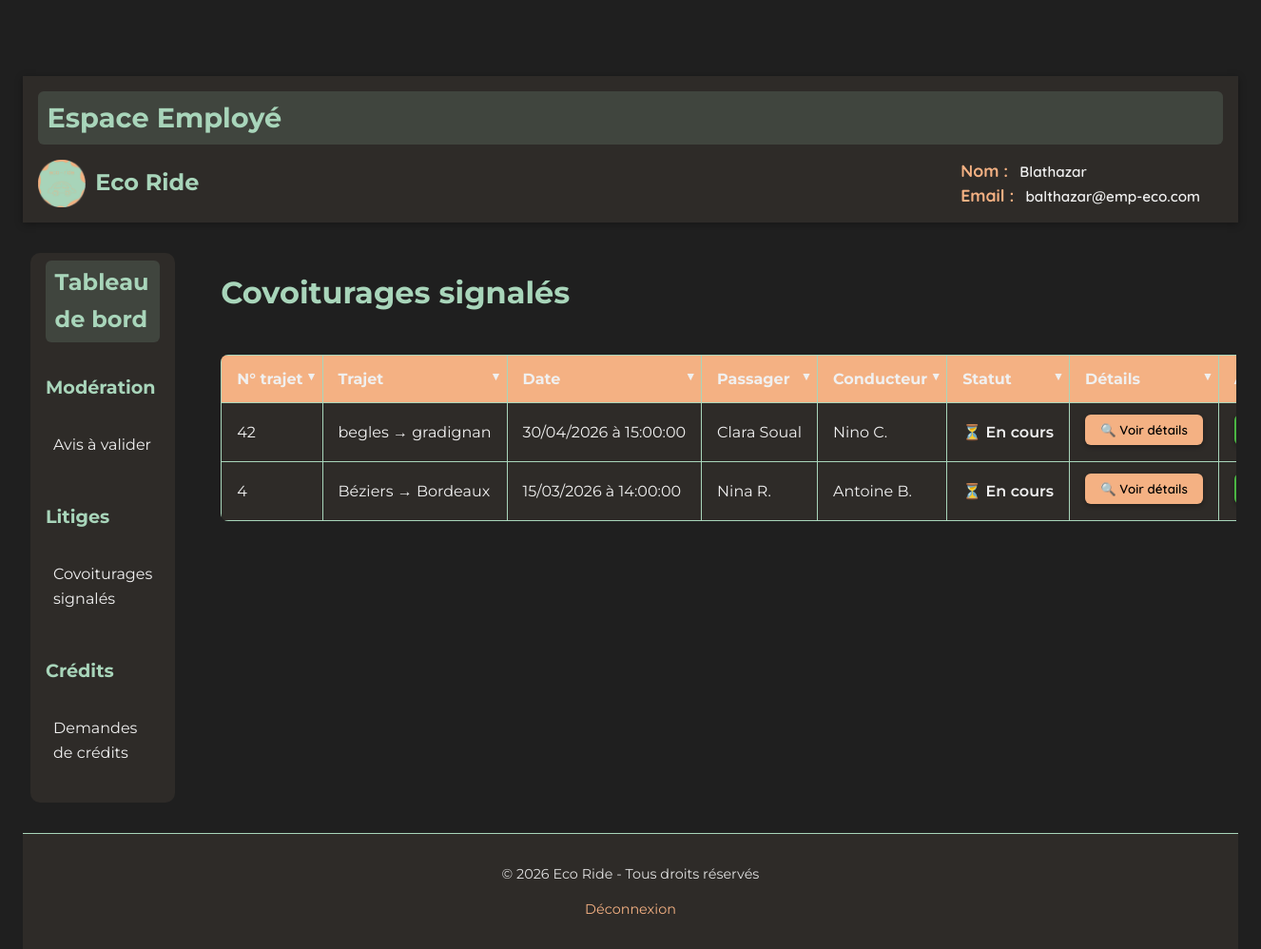
The app's page /PROJET/EMPLOYE/EMP-litiges.php (signed in) with its own data.
### tables this page shows
CREATE TABLE `signalements` (
  `id` int(11) NOT NULL,
  `id_trajet` int(11) DEFAULT NULL,
  `id_utilisateur` int(11) DEFAULT NULL,
  `motif` text DEFAULT NULL,
  `date_creation` datetime DEFAULT current_timestamp(),
  `statut` enum('en_cours','resolu_credits_verses','resolu_credits_bloques') DEFAULT 'en_cours',
  `note_employe` text DEFAULT NULL
);

CREATE TABLE `trajets` (
  `id` int(11) NOT NULL,
  `id_conducteur` int(11) NOT NULL,
  `depart` varchar(255) NOT NULL,
  `arrivee` varchar(255) NOT NULL,
  `etapes` text DEFAULT NULL,
  `commentaire` text DEFAULT NULL,
  `date_depart` date NOT NULL,
  `heure_depart` time NOT NULL,
  `heure_arrivee` time DEFAULT NULL,
  `vehicule_id` int(11) DEFAULT NULL,
  `places_disponibles` int(11) DEFAULT 1,
  `prix` int(11) NOT NULL DEFAULT 2,
  `statut` enum('publie','complet','annule','termine','en_cours') DEFAULT 'publie'
);

CREATE TABLE `utilisateurs` (
  `id` int(11) NOT NULL,
  `nom` varchar(100) NOT NULL,
  `prenom` varchar(100) NOT NULL,
  `email` varchar(150) DEFAULT NULL,
  `mot_de_passe` varchar(255) NOT NULL,
  `role` enum('passager','conducteur','passager-conducteur') NOT NULL,
  `date_naissance` date DEFAULT NULL,
  `bio` text DEFAULT NULL,
  `credits` int(11) DEFAULT 0,
  `date_inscription` datetime DEFAULT current_timestamp(),
  `photo` varchar(255) DEFAULT 'default.jpg',
  `driver_completed` tinyint(1) DEFAULT 0,
  `profile_completed` tinyint(1) DEFAULT 0,
  `suspendu` tinyint(1) NOT NULL DEFAULT 0
);

### PROJET/EMPLOYE/EMP-litiges.php (the view, shortened to what this page needs)
<?php
require_once('../PHP/connexion.php');
$stmt = $bdd->prepare("
    SELECT
        s.id AS id_signalement,
        s.motif,
        s.statut AS statut_signalement,
        s.note_employe,
        t.id AS id_trajet,
        t.depart,
        t.arrivee,
        t.date_depart,
        t.heure_depart,
        u_passager.prenom AS prenom_passager,
        u_passager.nom AS nom_passager,
        u_passager.email AS email_passager,
        u_conducteur.prenom AS prenom_conducteur,
        u_conducteur.nom AS nom_conducteur,
        u_conducteur.email AS email_conducteur
    FROM signalements s
    JOIN trajets t ON t.id = s.id_trajet
    JOIN utilisateurs u_passager ON u_passager.id = s.id_utilisateur
    JOIN utilisateurs u_conducteur ON u_conducteur.id = t.id_conducteur
    ORDER BY s.date_creation DESC
");
$stmt->execute();
$litiges = $stmt->fetchAll(PDO::FETCH_ASSOC);
?>
<!DOCTYPE html>
<html lang="fr">
<head>
    <link rel="stylesheet" href="../CSS/style_global.css">
    <link rel="stylesheet" href="../CSS/CSS EMPLOYE/EMP-litiges.css">
</head>
<body>
<?php include('../COMPONENTS/COMP-header-employe.php'); ?>
<main>
    <section class="reviews-moderation">
        <h2>Covoiturages signalés</h2>
        <?php if (empty($litiges)): ?>
            <p>Aucun litige. ✅</p>
        <?php else: ?>
        <div class="table-container">
        <table>
            <thead>
                <tr>
                    <th>N° trajet</th>
                    <th>Trajet</th>
                    <th>Date</th>
                    <th>Passager</th>
                    <th>Conducteur</th>
                    <th>Statut</th>
                    <th>Détails</th>
                    <th>Actions</th>
                </tr>
            </thead>
            <tbody>
                <?php foreach ($litiges as $l): ?>
                <tr data-id="<?= $l['id_signalement'] ?>"
                    data-note="<?= htmlspecialchars($l['note_employe'] ?? '', ENT_QUOTES, 'UTF-8') ?>"
                    data-motif="<?= htmlspecialchars($l['motif'] ?? '', ENT_QUOTES, 'UTF-8') ?>"
                    data-email-passager="<?= htmlspecialchars($l['email_passager'], ENT_QUOTES, 'UTF-8') ?>"
                    data-email-conducteur="<?= htmlspecialchars($l['email_conducteur'], ENT_QUOTES, 'UTF-8') ?>">
                    <td><?= $l['id_trajet'] ?></td>
                    <td><?= htmlspecialchars($l['depart']) ?> → <?= htmlspecialchars($l['arrivee']) ?></td>
                    <td><?= date('d/m/Y', strtotime($l['date_depart'])) ?> à <?= htmlspecialchars($l['heure_depart']) ?></td>
                    <td><?= htmlspecialchars($l['prenom_passager'] . ' ' . $l['nom_passager']) ?></td>
                    <td><?= htmlspecialchars($l['prenom_conducteur'] . ' ' . $l['nom_conducteur']) ?></td>
                    <td class="statut-cell">
                        <?php if ($l['statut_signalement'] === 'en_cours'): ?>
                            ⏳ En cours
                        <?php elseif ($l['statut_signalement'] === 'resolu_credits_verses'): ?>
                            ✅ Crédits versés
                        <?php else: ?>
                            ❌ Crédits bloqués
                        <?php endif; ?>
                    </td>
                    <td>
                        <button type="button" class="btn-attente btn-ouvrir-details"
                                data-id="<?= $l['id_signalement'] ?>">
                            🔍 Voir détails
                        </button>
                    </td>
                    <td>
                        <?php if ($l['statut_signalement'] === 'en_cours'): ?>
                            <button type="button" class="btn-valider"
                                    data-id="<?= $l['id_signalement'] ?>"
                                    data-action="debloquer">
                            </button>
                        <?php else: ?>
                            <span>Traité</span>
                        <?php endif; ?>
                    </td>
                </tr>
                <?php endforeach; ?>
            </tbody>
        </table>
        </div>
        <?php endif; ?>
    </section>
</main>
<?php include('../COMPONENTS/COMP-footer-employe.php'); ?>
</body>
</html>

### PROJET/CSS/style_global.css (style rules this page uses)
:root { --vert-doux: #a8d5ba; --orange-doux: #f4b183; --beige-fonce: #2e2b28; --gris-doux: #e0e0e0; --texte: #f0f0f0; --fond: #1f1f1f; --shadow: rgba(0, 0, 0, 0.3); }
main { display: flex; gap: 2rem; padding: 2rem 0.5rem; align-items: flex-start; }
* { box-sizing: border-box; }
html { scroll-behavior: smooth; }
body { font-family: 'Century Gothic', 'Montserrat', 'Quicksand', sans-serif; font-weight: 400; line-height: 1.6; background-color: var(--fond); color: var(--texte); margin: 0; padding: 80px 1.5rem 0 1.5rem; }
h1, h2, h3 { font-family: 'Montserrat', 'Century Gothic', sans-serif; color: var(--vert-doux); margin-top: 0; font-weight: 700; }
h2 { font-size: 2rem; margin-bottom: 0.5rem; }
a { color: var(--orange-doux); text-decoration: none; transition: color 0.3s ease; }
.nav-links { color: var(--texte); text-decoration: none; }
button { font-family: 'Quicksand', sans-serif; background-color: var(--vert-doux); color: black; border: none; padding: 0.6em 1.2em; border-radius: 6px; cursor: pointer; font-weight: 600; transition: background-color 0.3s ease, transform 0.2s ease, box-shadow 0.3s ease; box-shadow: 0 2px 5px var(--shadow); }
table { width: 100%; border-collapse: collapse; margin: 1em 0; background-color: var(--beige-fonce); color: var(--texte); border-radius: 8px; overflow: hidden; }
th, td { border: 1px solid var(--vert-doux); padding: 0.75em 1em; text-align: left; }
td { font-weight: 400; }
th { background-color: var(--orange-doux); font-weight: 700; position: relative; padding-right: 20px; cursor: pointer; }
th::after { content: '▾'; position: absolute; right: 8px; font-size: 0.8rem; color: #f0f0f0; transition: transform 0.2s ease; }
section { max-width: 1100px; margin: 0 auto; padding: 2rem 1.5rem; }
section h2 { font-size: 2rem; margin-bottom: 1rem; color: var(--vert-doux); }
a, button { transition: all 0.3s ease; }
.menu-principal { background-color: var(--beige-fonce); border-radius: 10px; }
.menu-section { margin-bottom: 0; }
.menu-principal .menu-section { padding: 0.5rem 1rem; }
.menu-principal .dashboard-admin-title { font-size: 1.5rem; padding: 0.3rem 0.6rem; background-color: rgba(168, 213, 186, 0.15); border-radius: 6px; }
.menu-item-title { font-size: 1.2rem; margin-bottom: 0; color: var(--vert-doux); font-weight: 700; }
.menu-li { list-style: none; padding-left: 0; font-weight: 400; }
.menu-item { padding: 1em 0.5em; cursor: pointer; border-radius: 4px; transition: background-color 0.3s ease; font-weight: 400; }
.menu-item a { color: var(--texte); }

### PROJET/CSS/CSS EMPLOYE/EMP-litiges.css (style rules this page uses)
.reviews-moderation { flex: 1; padding: 1rem; }
.reviews-moderation h2 { color: var(--vert-doux); margin-bottom: 1.5rem; }
.table-container { width: 100%; overflow-x: auto; }
.table-container table { white-space: nowrap; min-width: 700px; }
.btn-valider { background-color: #4BB543; color: white; margin-bottom: 0.3rem; }
.btn-attente { background-color: var(--orange-doux); color: black; margin-bottom: 0.3rem; }
.statut-cell { white-space: nowrap; font-weight: 600; }

### records on screen
signalements: id_trajet "42", id_trajet.depart "begles", id_trajet.arrivee "gradignan", id_trajet.date_depart "30/04/2026", id_trajet.heure_depart "15:00:00", id_utilisateur.nom "Clara Soual", utilisateurs.prenom+nom "Nino C.", statut "⏳ En cours"
signalements: id_trajet "4", id_trajet.depart "Béziers", id_trajet.arrivee "Bordeaux", id_trajet.date_depart "15/03/2026", id_trajet.heure_depart "14:00:00", id_utilisateur.nom "Nina R.", utilisateurs.prenom+nom "Antoine B.", statut "⏳ En cours"

### other values on screen
$_SESSION['employe_prenom'] "Blathazar"
$_SESSION['employe_email'] "balthazar@emp-eco.com"
